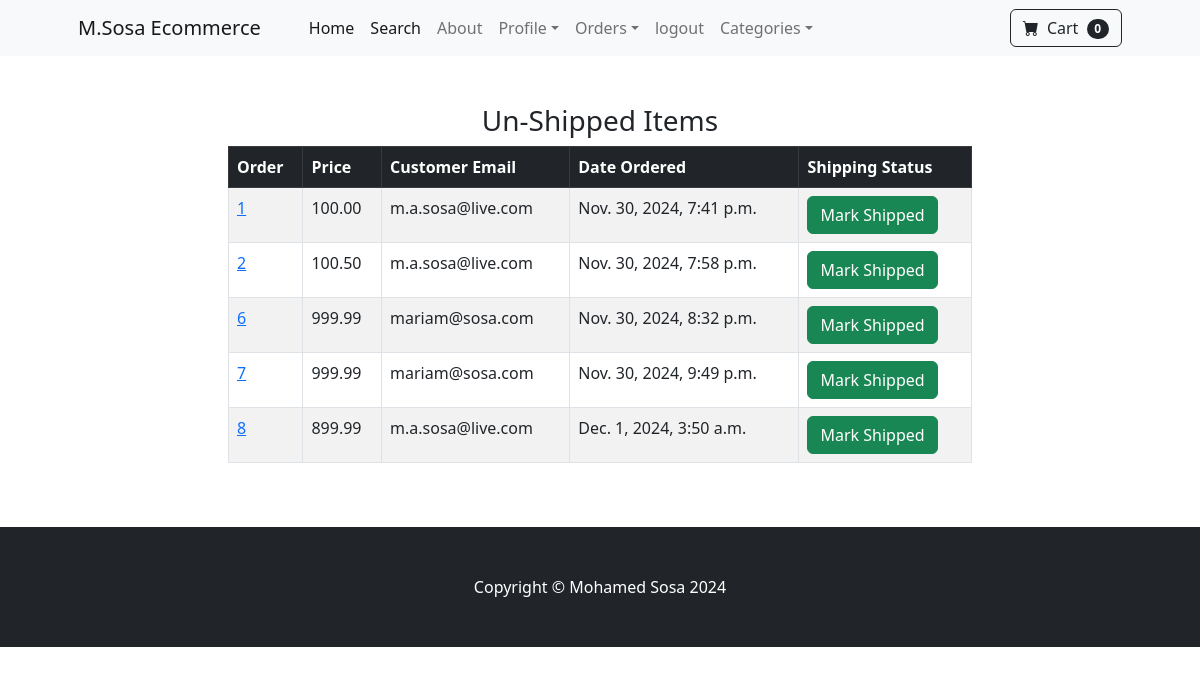
Page /payment/not_shipped_dash (signed in) on the earlier database version.
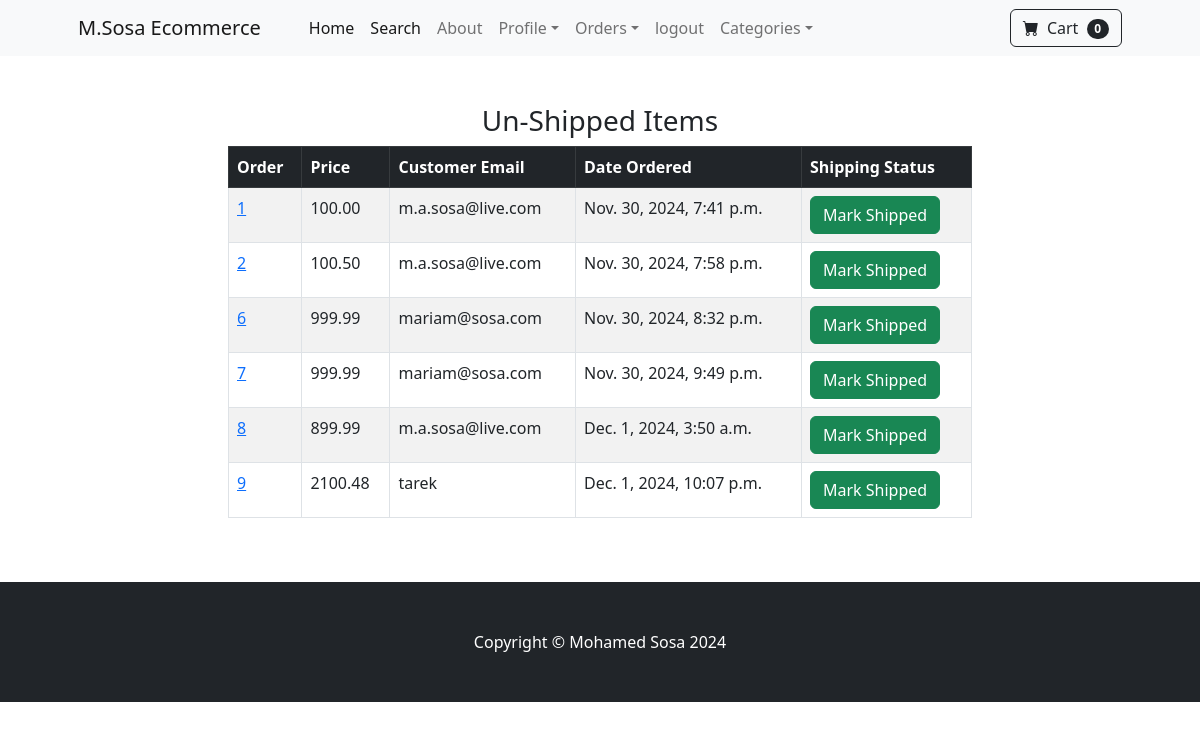
Same page on the later database version.
### payment/models.py (models this page shows, shortened)
class Order(models.Model):
    user = models.ForeignKey(User, on_delete=models.CASCADE, null=True, blank=True)
    full_name = models.CharField(max_length=250)
    email = models.CharField(max_length=250)
    shipping_address = models.TextField(max_length=15000)
    amount_paid = models.DecimalField(max_digits=7, decimal_places=2)
    date_ordered = models.DateTimeField(auto_now_add=True)
    shipped = models.BooleanField(default=False)
    date_shipped = models.DateTimeField(blank= True, null=True)

### payment/views.py (the view, shortened to what this page needs)
# urls.py: path('not_shipped_dash', views.not_shipped_dash, name='not_shipped_dash'),
def not_shipped_dash(request):
    if request.user.is_authenticated and request.user.is_superuser:
        orders = Order.objects.filter(shipped=False)
        return render(request, "payment/not_shipped_dash.html", {"orders": orders})
    else:
        messages.success(request, "Access denied")
        return redirect('home')

### cart/cart.py (called while the page is built)
    def __len__(self):
        return len(self.cart)

### cart/context_processors.py (called while the page is built)
def cart(request):
    return {'cart': Cart(request)}

### payment/templates/payment/not_shipped_dash.html (shortened to what this page needs)
{% extends 'base.html' %}
{% block content %}
        <div class="container">
            <div class="row">
                <center>
                    <div class="col-8">
                        <br/><br/>
                        <h3>Un-Shipped Items</h3>
                        <table class="table table-striped table-hover table-bordered ">
                            <thead class="table-dark">
                                <tr>
                                    <th scope="col">Order</th>
                                    <th scope="col">Price</th>
                                    <th scope="col">Customer Email</th>
                                    <th scope="col">Date Ordered</th>
                                    <th scope="col">Shipping Status</th>
                                </tr>
                            </thead>
                            <tbody>
                                {% for order in orders %}
                                <tr>
                                    <td><a href="{% url 'orders' order.id %}">{{ order.id}}</a></td>
                                    <td>{{ order.amount_paid}}</td>
                                    <td>{{ order.email}}</td>
                                    <td>{{ order.date_ordered}}</td>
                                    <td>
                                        <form method="POST">
                                            <button type="submit" class="btn btn-success bt-sm">Mark Shipped</button>
                                        </form>
                                    </td>
                                </tr>
                                {% endfor %}
                            </tbody>
                        </table>
                        <br/><br/>
                    </div>
                </center>
            </div>
        </div>
{% endblock %}

### store/templates/base.html (shortened to what this page needs)
{% load static %}
<!DOCTYPE html>
<html lang="en">
    <head>
        <link href="https://cdn.jsdelivr.net/npm/bootstrap-icons@1.5.0/font/bootstrap-icons.css" rel="stylesheet" />
        <link href="{% static 'css/styles.css'%}" rel="stylesheet" />
    </head>
    <body>
        {% include 'navbar.html' %}
        {% block content %}
        {% endblock %}
        <footer class="py-5 bg-dark">
            <div class="container"><p class="m-0 text-center text-white">Copyright &copy; Mohamed Sosa 2024</p></div>
        </footer>
    </body>
</html>

### store/templates/navbar.html (shortened to what this page needs)
<nav class="navbar navbar-expand-lg navbar-light bg-light">
  <div class="container px-4 px-lg-5">
    <a class="navbar-brand" href="{% url 'home' %}">M.Sosa Ecommerce</a>
    <div class="collapse navbar-collapse" id="navbarSupportedContent">
      <ul class="navbar-nav me-auto mb-2 mb-lg-0 ms-lg-4">
        <li class="nav-item">
          <a class="nav-link active" aria-current="page" href="{% url 'home' %}"
            >Home</a
          >
        </li>
        <li class="nav-item">
          <a
            class="nav-link active"
            aria-current="page"
            href="{% url 'search' %}"
            >Search</a
          >
        </li>
        <li class="nav-item">
          <a class="nav-link" href="{% url 'about' %}">About</a>
        </li>
        {% if user.is_authenticated %}
        <li class="nav-item dropdown">
          <a
            class="nav-link dropdown-toggle"
            id="navbarDropdown"
            href="#"
            role="button"
            data-bs-toggle="dropdown"
            aria-expanded="false"
            >Profile</a
          >
        </li>
      {% if user.is_superuser %}
        <li class="nav-item dropdown">
          <a
            class="nav-link dropdown-toggle"
            id="navbarDropdown"
            href="#"
            role="button"
            data-bs-toggle="dropdown"
            aria-expanded="false"
            >Orders</a
          >
        </li>
      {% endif %}
        <li class="nav-item">
          <a class="nav-link" href="{% url 'logout' %}">logout</a>
        </li>
        {% endif %}
        <li class="nav-item dropdown">
          <a
            class="nav-link dropdown-toggle"
            id="navbarDropdown"
            href="#"
            role="button"
            data-bs-toggle="dropdown"
            aria-expanded="false"
            >Categories</a
          >
        </li>
      </ul>
      <form class="d-flex">
        <a href="{% url 'cart_summary' %}" class="btn btn-outline-dark">
          <i class="bi-cart-fill me-1"></i>
          Cart
          <span
            class="badge bg-dark text-white ms-1 rounded-pill"
            id="cart_quantity"
            >{{ cart|length }}</span
          >
        </a>
      </form>
    </div>
  </div>
</nav>

Differences in the rows shown:
added Order: id "9", amount_paid "2100.48", email "tarek", date_ordered "Dec. 1, 2024, 10:07 p.m."
